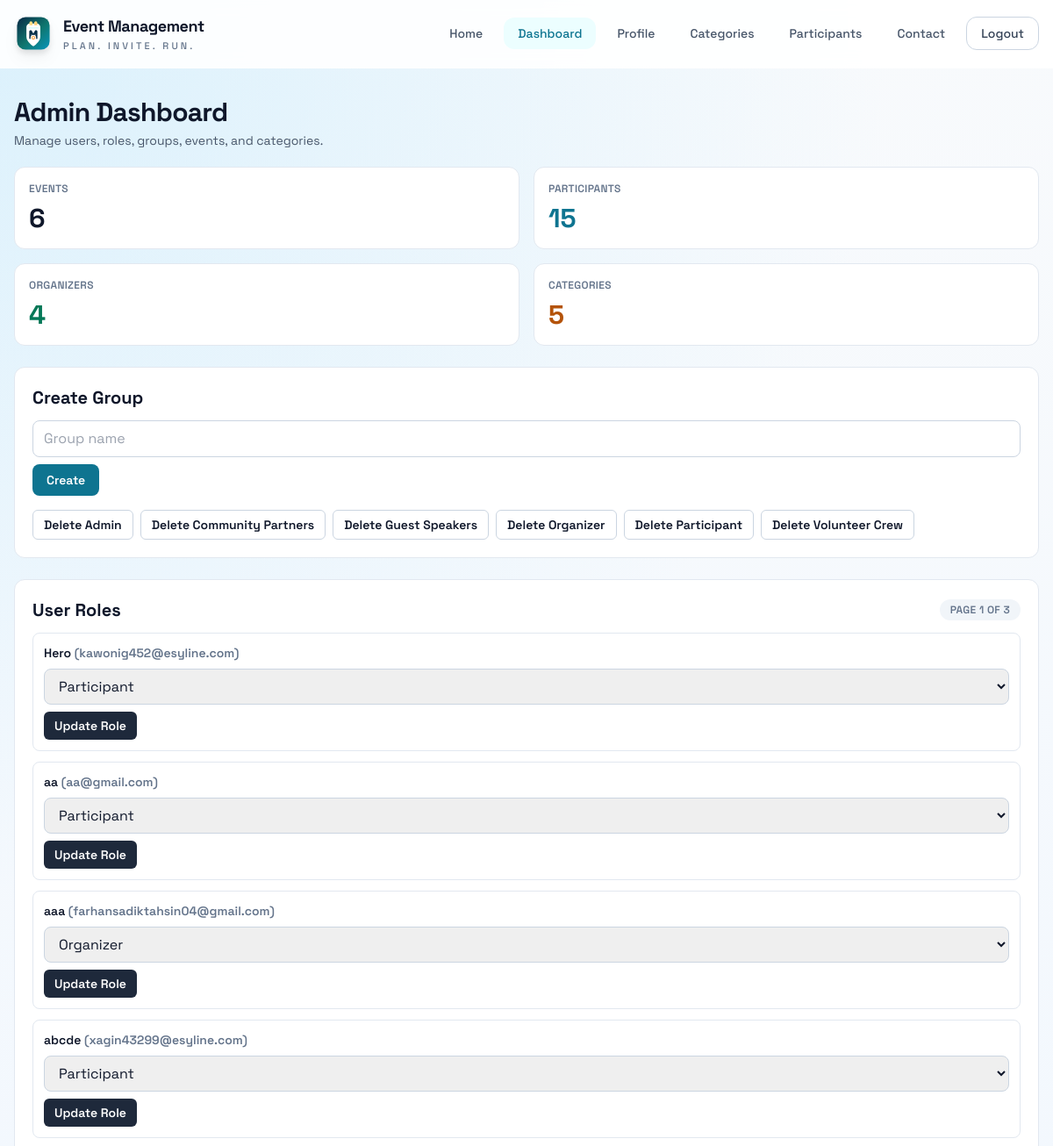
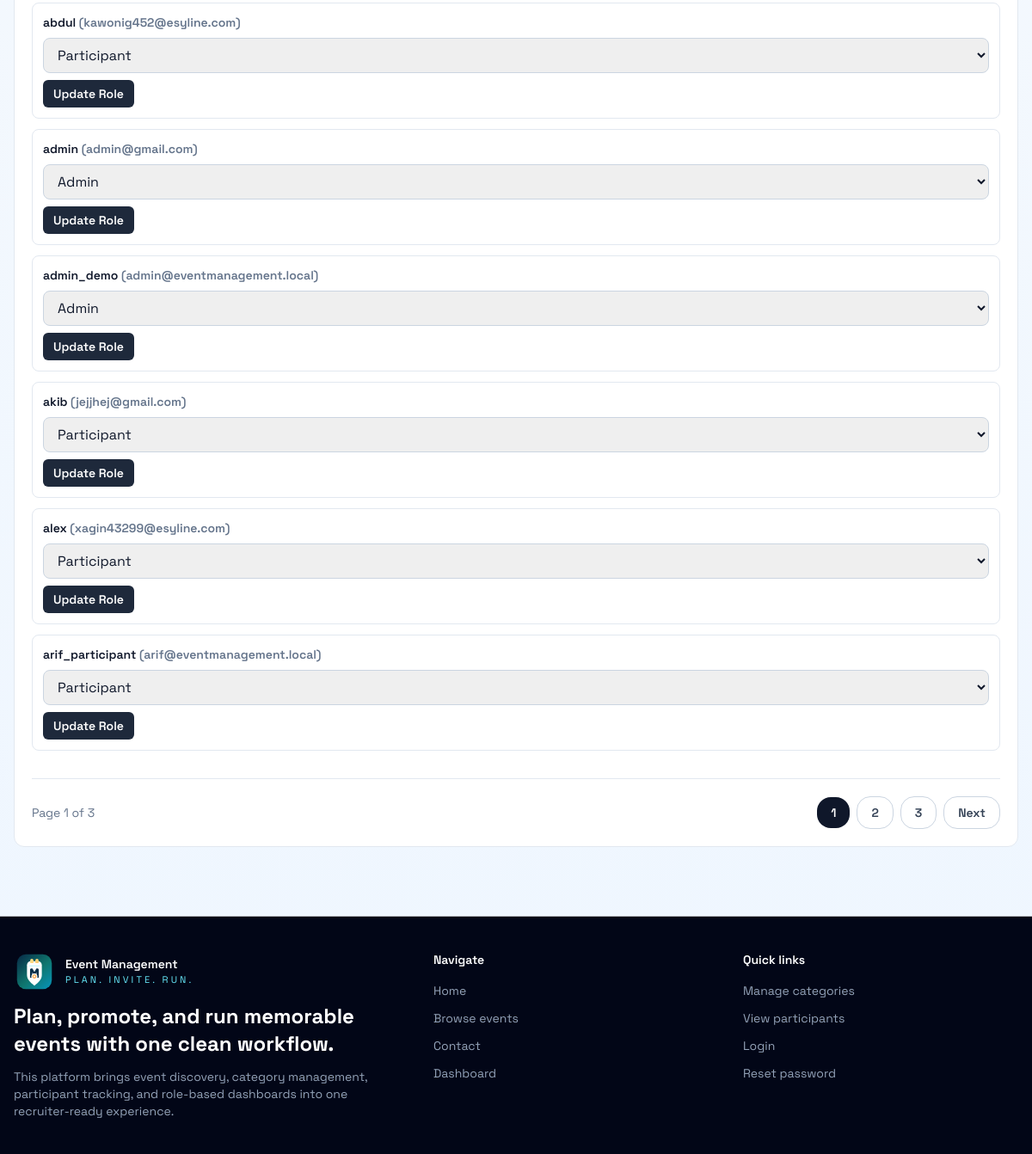
Screenshot of /users/dashboard/admin/ (signed in) with the database file from the repository (2 pictures, top to bottom).
### users/models.py (models this page shows, shortened)
class User(AbstractUser):
    profile_picture = models.ImageField(
        upload_to="profiles/",
        default="profiles/default_profile.jpg",
        blank=True,
    )
    phone_number = models.CharField(
        max_length=20,
        validators=[phone_number_validator],
        blank=True,
    )

### users/views.py (the view)
# urls.py: path("dashboard/admin/", views.admin_dashboard, name="admin-dashboard"),
@role_required("Admin")
def admin_dashboard(request):
    users_qs = User.objects.prefetch_related("groups").order_by("username")
    counts = {
        "events": Event.objects.count(),
        "participants": User.objects.filter(groups__name="Participant").distinct().count(),
        "organizers": User.objects.filter(groups__name="Organizer").distinct().count(),
        "categories": Category.objects.count(),
    }
    users_page = paginate_queryset(request, users_qs, 10)
    role_forms = []
    for user in users_page.object_list:
        current_group = user.groups.values_list("name", flat=True).first() or "Participant"
        role_forms.append(
            {
                "user": user,
                "form": RoleUpdateForm(initial={"user_id": user.id, "role": current_group}),
            }
        )
    group_form = GroupCreateForm()
    groups = Group.objects.order_by("name")
    return render(
        request,
        "users/admin_dashboard.html",
        with_role_context(
            request,
            {
                "counts": counts,
                "role_forms": role_forms,
                "page_obj": users_page,
                "group_form": group_form,
                "groups": groups,
            },
        ),
    )

### users/forms.py
class GroupCreateForm(forms.ModelForm):
    class Meta:
        model = Group
        fields = ("name",)
        widgets = {
            "name": forms.TextInput(attrs={"class": TEXT_INPUT_CLASS, "placeholder": "Group name"}),
        }

### users/utils.py (called while the page is built)
def user_has_role(user, *roles):
    if not user.is_authenticated:
        return False
    if user.is_superuser:
        return True
    return user.groups.filter(name__in=roles).exists()

def role_required(*roles):
    def decorator(view_func):
        @login_required
        @wraps(view_func)
        def _wrapped_view(request, *args, **kwargs):
            if user_has_role(request.user, *roles):
                return view_func(request, *args, **kwargs)
            raise PermissionDenied("You do not have permission to access this page.")
        return _wrapped_view
    return decorator

def role_flags_for_user(user):
    return {
        "is_admin_user": user_has_role(user, "Admin"),
        "is_organizer_user": user_has_role(user, "Organizer"),
        "is_participant_user": user_has_role(user, "Participant"),
    }

### users/views.py (called while the page is built)
def with_role_context(request, context=None):
    base = role_flags_for_user(request.user)
    if context:
        base.update(context)
    return base

def paginate_queryset(request, queryset, per_page):
    paginator = Paginator(queryset, per_page)
    return paginator.get_page(request.GET.get("page"))

### users/templates/users/admin_dashboard.html (shortened to what this page needs)
{% extends "base.html" %}
{% block content %}
<section class="mb-5">
    <h1 class="text-3xl font-bold tracking-tight">Admin Dashboard</h1>
    <p class="mt-1 text-sm text-slate-600">Manage users, roles, groups, events, and categories.</p>
</section>
<section class="mb-6 grid gap-4 sm:grid-cols-2 xl:grid-cols-4">
    <div class="rounded-xl border border-slate-200 bg-white p-4">
        <p class="text-xs font-semibold uppercase tracking-wide text-slate-500">Events</p>
        <p class="mt-2 text-3xl font-bold">{{ counts.events }}</p>
    </div>
    <div class="rounded-xl border border-slate-200 bg-white p-4">
        <p class="text-xs font-semibold uppercase tracking-wide text-slate-500">Participants</p>
        <p class="mt-2 text-3xl font-bold text-cyan-700">{{ counts.participants }}</p>
    </div>
    <div class="rounded-xl border border-slate-200 bg-white p-4">
        <p class="text-xs font-semibold uppercase tracking-wide text-slate-500">Organizers</p>
        <p class="mt-2 text-3xl font-bold text-emerald-700">{{ counts.organizers }}</p>
    </div>
    <div class="rounded-xl border border-slate-200 bg-white p-4">
        <p class="text-xs font-semibold uppercase tracking-wide text-slate-500">Categories</p>
        <p class="mt-2 text-3xl font-bold text-amber-700">{{ counts.categories }}</p>
    </div>
</section>
<section class="mb-6 rounded-xl border border-slate-200 bg-white p-5">
    <h2 class="mb-3 text-xl font-bold">Create Group</h2>
    <form method="post" action="{% url 'users:create-group' %}" class="flex flex-wrap items-center gap-2">
        {{ group_form.name }}
        <button type="submit" class="rounded-lg bg-cyan-700 px-4 py-2 text-sm font-semibold text-white hover:bg-cyan-800">Create</button>
    </form>
    <div class="mt-4 flex flex-wrap gap-2">
        {% for group in groups %}
            <form method="post" action="{% url 'users:delete-group' group.pk %}">
                <button type="submit" class="rounded-md border border-slate-300 px-3 py-1.5 text-sm font-semibold hover:bg-slate-100">Delete {{ group.name }}</button>
            </form>
        {% endfor %}
    </div>
</section>
<section class="rounded-xl border border-slate-200 bg-white p-5">
    <div class="mb-3 flex flex-wrap items-center justify-between gap-3">
        <h2 class="text-xl font-bold">User Roles</h2>
        <p class="rounded-full bg-slate-100 px-3 py-1 text-xs font-semibold uppercase tracking-wide text-slate-500">Page {{ page_obj.number }} of {{ page_obj.paginator.num_pages }}</p>
    </div>
    <div class="space-y-3">
        {% for row in role_forms %}
            <form method="post" action="{% url 'users:update-role' %}" class="flex flex-wrap items-center gap-2 rounded-lg border border-slate-200 p-3">
                <div class="min-w-48 text-sm font-semibold">{{ row.user.username }} {% if row.user.email %}<span class="text-slate-500">({{ row.user.email }})</span>{% endif %}</div>
                {{ row.form.role }}
                <button type="submit" class="rounded-md bg-slate-800 px-3 py-1.5 text-sm font-semibold text-white hover:bg-slate-900">Update Role</button>
            </form>
        {% endfor %}
    </div>
    {% include "includes/pagination.html" %}
</section>
{% endblock %}

### events/templates/base.html (style rules this page uses)
:root { --brand-ink: #082f49; --brand-primary: #0f766e; --brand-accent: #ea580c; }
body { font-family: "Space Grotesk", system-ui, sans-serif; background: radial-gradient(circle at top left, rgba(125, 211, 252, 0.24), transparent 35%), linear-gradient(180deg, #f8fafc 0%, #eef6ff 100%); }

### rows the page displays
User: user.username "Hero", user.email "kawonig452@esyline.com"
User: user.username "aa", user.email "aa@gmail.com"
User: user.username "aaa", user.email "farhansadiktahsin04@gmail.com"
User: user.username "abcde", user.email "xagin43299@esyline.com"
User: user.username "abdul", user.email "kawonig452@esyline.com"
User: user.username "admin", user.email "admin@gmail.com"
User: user.username "admin_demo", user.email "admin@eventmanagement.local"
User: user.username "akib", user.email "jejjhej@gmail.com"
User: user.username "alex", user.email "xagin43299@esyline.com"
User: user.username "arif_participant", user.email "arif@eventmanagement.local"

### other values shown
{{ counts.events }} "6"
{{ counts.participants }} "15"
{{ counts.organizers }} "4"
{{ counts.categories }} "5"
{{ group.name }} "Admin"
{{ group.name }} "Community Partners"
{{ group.name }} "Guest Speakers"
{{ group.name }} "Organizer"
{{ group.name }} "Participant"
{{ group.name }} "Volunteer Crew"
{{ page_obj.number }} "1"
{{ page_obj.paginator.num_pages }} "3"
{{ page_number }} "1" "2" "3"
